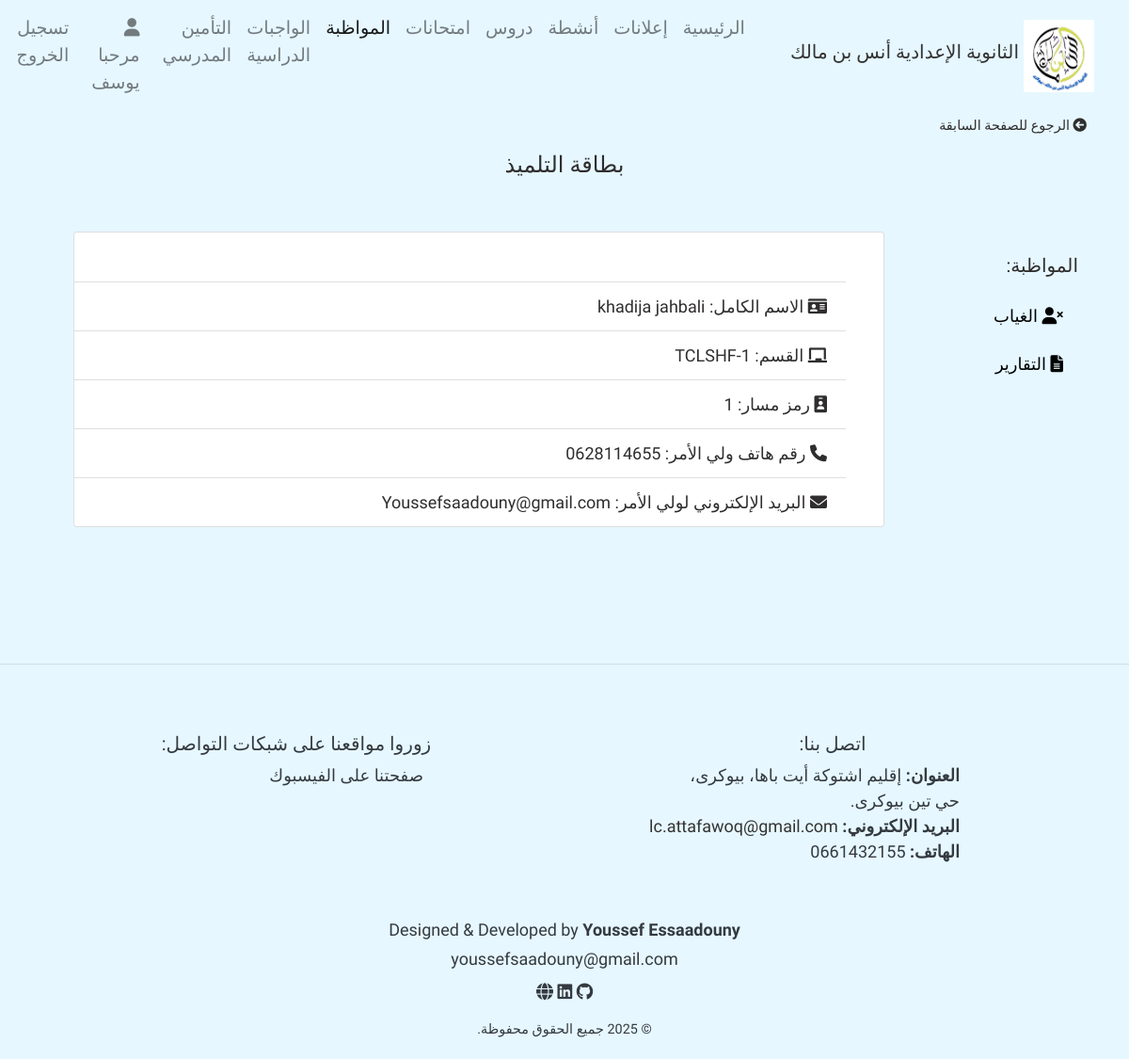
/StudentAttendance/12 (signed in), run on the app's committed database.
### home/models.py (models this page shows, shortened)
class UserProfile(models.Model):
    user = models.ForeignKey(User, on_delete = models.CASCADE)
    firstname = models.CharField(max_length = 100)
    lastname = models.CharField(max_length = 100)
    User_Type = models.CharField(max_length = 100, null = True, blank = True)
    email = models.EmailField(null = True, blank=  True)

class Student(models.Model):
    massar_num = models.CharField(max_length = 50, null = True, blank = True)
    first_name = models.CharField(max_length = 50)
    last_name = models.CharField(max_length = 50)
    sections = models.ForeignKey(Section, related_name="students", blank = True, null = True, on_delete = models.SET_NULL)
    number_phone = models.CharField(max_length = 14, null = True, blank = True)
    parentEmail = models.EmailField(null=True, blank = True)

class Section(models.Model):
    name = models.CharField(max_length = 50)
    subjects = models.ManyToManyField(Subject, related_name= 'sections' )
    def __str__(self):
        return self.name

### home/decorator.py (the view)
        def wrapper_funct(request, *args, **kwargs):
            group = None
            if request.user.groups.exists():
                group = request.user.groups.all()[0].name
            if group and group in allowed_roles:
                return view_func(request, *args, **kwargs)
            else:
                return HttpResponse('أنت غير مؤهل لزيارة هذه الصفحة.')

### home/decorator.py (called while the page is built)
def allowed_user(allowed_roles = []):
    def decorator(view_func):
        def wrapper_funct(request, *args, **kwargs):
            group = None
            if request.user.groups.exists():
                group = request.user.groups.all()[0].name
            if group and group in allowed_roles:
                return view_func(request, *args, **kwargs)
            else:
                return HttpResponse('أنت غير مؤهل لزيارة هذه الصفحة.')
        return wrapper_funct
    return decorator

### home/views.py (called while the page is built)
@allowed_user(allowed_roles=['general_surveillance', 'admin'])
def StudentAttendance(request, id):
    user = request.user
    user_info = UserProfile.objects.get(user = user)
    student = Student.objects.get(id = id)
    context = {
        'user_info' : user_info,
        'student' : student
    }
    return render(request, 'pages/attendance/studentAttendance.html', context)

### templates/pages/attendance/studentAttendance.html (shortened to what this page needs)
{% extends 'base.html' %}
{% load static %}
{% block content %}
<div class="container ">
  <div class="mb-3 text-start">
    <a href="{% url 'ClassStudents' student.sections.id %}" class="text-decoration-none" style="color: inherit; font-size: 0.9rem;">
      <i class="fas fa-arrow-circle-left me-1"></i> الرجوع للصفحة السابقة
    </a>
  </div>
  <center class="">
  <h4>بطاقة التلميذ</h4>
</center>
  <div class="row p-4">
    <div class="col-12 col-md-3 px-4 px-md-0 col-lg-2 p-2 border-end">
      <div class="sticky-top pt-3">
        <h5 class="mt-4">المواظبة:</h5>
        <nav class="nav flex-column my-3  py-1">
          <a style="color:black; font-size: large;" class="nav-link py-2 mb-2 rounded hover-bg" href="{% url 'studentAbsence' student.id %}">
            <i class="fas fa-user-times me-2"></i> الغياب
          </a>
          <a  style="color:black; font-size: large" class="nav-link py-2 mb-2 rounded hover-bg" href="{% url 'add_reports' student.id %}">
            <i class="fas fa-file-alt me-2"></i> التقارير
          </a>
        </nav>
      </div>
    </div>
    <div class="col-12 col-md-9 col-lg-10 p-4">
      <div class="card w-100 shadow">
        <div class="card-body">
        </div>
        <ul class="list-group list-group-flush">
          <li class="list-group-item">
            <i class="fas fa-id-card"></i>
            الاسم الكامل: {{ student.first_name }} {{ student.last_name }}
          </li>
          <li class="list-group-item">
            <i class="fas fa-chalkboard"></i>
            القسم: {{ student.sections }}
          </li>
          <li class="list-group-item">
            <i class="fas fa-id-badge"></i>
            رمز مسار: {{ student.massar_num }}
          </li>
          <li class="list-group-item">
            <i class="fas fa-phone"></i>
            رقم هاتف ولي الأمر: {% if student.number_phone %} {{ student.number_phone }} {% else %} غير موجود {% endif %}
          </li>
          <li class="list-group-item">
            <i class="fas fa-envelope"></i>
            البريد الإلكتروني لولي الأمر:
            {% if student.parentEmail %}{{ student.parentEmail }}{% else %}بدون{% endif %}
          </li>
        </ul>
      </div>
    </div>
  </div>
</div>
{% endblock %}

### templates/parts/navbar.html (shortened to what this page needs)
 {% load static %}
 <nav class="navbar navbar-expand-lg navbar-light " style="font-size:medium; font-weight:normal" dir="rtl">
        <a href="/" class="navbar-brand text-center d-flex align-items-center">
            <img src="{% static 'photos/aim.jpg' %}" alt="شعار الثانوية الإعدادية أنس بن مالك ">
            <h5>الثانوية الإعدادية أنس بن مالك </h5>
        </a>
        <div id="navbarContent" class="collapse navbar-collapse justify-content-center">
            <ul class="navbar-nav" style="border-radius:2px; color:#f8f9fa">
                <li class="nav-item {% if request.path == '/' %} active {% endif %} "><a href="/" class="nav-link">  الرئيسية</a></li>
                <li class="nav-item {% if request.resolver_match.url_name == 'announce' or request.resolver_match.url_name == 'add_announce' %} active {% endif %}"><a href="{% url 'announce' %}" class="nav-link">إعلانات</a></li>
                <li class="nav-item {% if request.resolver_match.url_name == 'ShowActivities' or request.resolver_match.url_name == 'add_activity' %} active {% endif %}"><a href="{% url 'ShowActivities' %}" class="nav-link">أنشطة</a></li>
                <li class="nav-item   "><a href=" {% if 'admin' in request.user.groups.all|join:',' or 'teacher' in request.user.groups.all|join:',' or 'general_surveillance' in request.user.groups.all|join:','  %} {% url 'UserCourseList' %} {% else %} {% url 'course_res' %} {% endif %} " class="nav-link">دروس</a></li>
                <li class="nav-item "><a href="{% url 'exams' %}" class="nav-link">امتحانات</a></li>
                {% if 'admin' in request.user.groups.all|join:", " or 'general_surveillance' in request.user.groups.all|join:", " %}
                <li class="nav-item {% if request.path == '/classes/' or request.path == '/ClassStudents/' or request.resolver_match.url_name == 'studentTotalAbsence' or request.resolver_match.url_name == 'studentAbsence' or request.resolver_match.url_name == 'StudentAttendance' or request.resolver_match.url_name == 'ClassStudents' or request.resolver_match.url_name == 'add_reports' or request.resolver_match.url_name == 'studentTotalreports' %} active {% endif %}"><a href="{% url 'classes' %}" class="nav-link seasonsDropdown"> المواظبة </a></li>
                {% endif %}
                {% if 'admin' in request.user.groups.all|join:", " or 'teacher' in request.user.groups.all|join:", "  or 'student' in request.user.groups.all|join:", " %}
                <li class="nav-item "><a href=" {% if 'student' in request.user.groups.all|join:',' %} {% url 'homeWork' %} {% else %} {% url 'UserHomeWorkList' %} {% endif %} " class="nav-link seasonsDropdown"> الواجبات الدراسية</a></li>
                {% endif %}
                <li class="nav-item {% if request.path == '/add_insurance/' %} active {% endif %}"><a href="{% url 'add_insurance' %}" class="nav-link seasonsDropdown">  التأمين المدرسي</a></li>
                {% url 'password_change' as p %}
                {% url 'password_change_done' as d %}
                <li class="nav-item mx-2 {% if request.path == '/UserInfo/' %} active {% endif %}"><a href="{% url 'UserInfo' %}" class="nav-link user" >{% if request.path != p and request.path != d %} <i class="fas fa-user "></i>  مرحبا  {{user_info.firstname}} {% endif %}</a></li>
                <li class="nav-item "><a href="{% url 'signout' %}" class="nav-link out"> تسجيل الخروج  </a></li>
            </ul>
        </div>
    </nav>

### LC_tassegdelt/static/css/style.css (style rules this page uses)
body { background: #e6f7ff; color: #2f2d2d; position: relative; font-size: large; font-family: 'Tajawal' , 'Gupter', 'Marhey', sans-serif !important; direction: rtl; text-align: right; }
.navbar-brand { display: flex; align-items: center; justify-content: center; }
.navbar-brand img { max-width: 75px; margin: 5px; border-radius: 2px; }
.navbar-brand h5 { color: #333333; font-family: 'Reem Kufi Fun'; }
.nav-link, .nav-link:visited { font-size: larger; color: #f8f9fa; }
.nav-item { font-family: 'Reem Kufi Fun'; }
@media (min-width: 576px) { .navbar-brand { flex-direction: row; } }
@media (min-width: 576px) { .navbar-brand img { max-width: 75px; margin: 5px; } }

### templates/pages/attendance/studentAttendance.html (style rules this page uses)
.sticky-top { top: 20px; }

### data on the page
UserProfile: firstname "يوسف"
Student: first_name "khadija", last_name "jahbali", sections "TCLSHF-1", massar_num "1", number_phone "0628114655", parentEmail "Youssefsaadouny@gmail.com"
